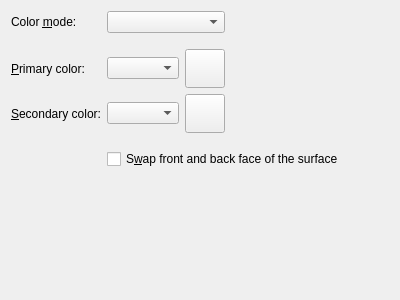
<?xml version="1.0" encoding="UTF-8"?>
<ui version="4.0">
 <class>GeneralPage</class>
 <widget class="QWidget" name="GeneralPage">
  <property name="geometry">
   <rect>
    <x>0</x>
    <y>0</y>
    <width>400</width>
    <height>300</height>
   </rect>
  </property>
  <property name="windowTitle">
   <string>General</string>
  </property>
  <layout class="QGridLayout" name="gridLayout">
   <item row="0" column="0">
    <widget class="QLabel" name="modeLabel">
     <property name="text">
      <string>Color &amp;mode:</string>
     </property>
     <property name="buddy">
      <cstring>modeComboBox</cstring>
     </property>
    </widget>
   </item>
   <item row="0" column="1" colspan="2">
    <widget class="QComboBox" name="modeComboBox"/>
   </item>
   <item row="0" column="3">
    <spacer name="horizontalSpacer">
     <property name="orientation">
      <enum>Qt::Horizontal</enum>
     </property>
     <property name="sizeHint" stdset="0">
      <size>
       <width>172</width>
       <height>20</height>
      </size>
     </property>
    </spacer>
   </item>
   <item row="1" column="0">
    <spacer name="verticalSpacer">
     <property name="orientation">
      <enum>Qt::Vertical</enum>
     </property>
     <property name="sizeType">
      <enum>QSizePolicy::Fixed</enum>
     </property>
     <property name="sizeHint" stdset="0">
      <size>
       <width>20</width>
       <height>10</height>
      </size>
     </property>
    </spacer>
   </item>
   <item row="2" column="0">
    <widget class="QLabel" name="primaryLabel">
     <property name="text">
      <string>&amp;Primary color:</string>
     </property>
     <property name="buddy">
      <cstring>primaryComboBox</cstring>
     </property>
    </widget>
   </item>
   <item row="2" column="1">
    <widget class="QComboBox" name="primaryComboBox"/>
   </item>
   <item row="2" column="2">
    <widget class="ColorButton" name="primaryButton">
     <property name="iconSize">
      <size>
       <width>32</width>
       <height>32</height>
      </size>
     </property>
    </widget>
   </item>
   <item row="3" column="0">
    <widget class="QLabel" name="secondaryLabel">
     <property name="text">
      <string>&amp;Secondary color:</string>
     </property>
     <property name="buddy">
      <cstring>secondaryComboBox</cstring>
     </property>
    </widget>
   </item>
   <item row="3" column="1">
    <widget class="QComboBox" name="secondaryComboBox"/>
   </item>
   <item row="3" column="2">
    <widget class="ColorButton" name="secondaryButton">
     <property name="iconSize">
      <size>
       <width>32</width>
       <height>32</height>
      </size>
     </property>
    </widget>
   </item>
   <item row="4" column="0">
    <spacer name="verticalSpacer2">
     <property name="orientation">
      <enum>Qt::Vertical</enum>
     </property>
     <property name="sizeType">
      <enum>QSizePolicy::Fixed</enum>
     </property>
     <property name="sizeHint" stdset="0">
      <size>
       <width>20</width>
       <height>10</height>
      </size>
     </property>
    </spacer>
   </item>
   <item row="5" column="1" colspan="3">
    <widget class="QCheckBox" name="swapCheckBox">
     <property name="text">
      <string>S&amp;wap front and back face of the surface</string>
     </property>
    </widget>
   </item>
   <item row="6" column="0">
    <spacer name="verticalSpacer3">
     <property name="orientation">
      <enum>Qt::Vertical</enum>
     </property>
     <property name="sizeHint" stdset="0">
      <size>
       <width>20</width>
       <height>101</height>
      </size>
     </property>
    </spacer>
   </item>
  </layout>
 </widget>
 <customwidgets>
  <customwidget>
   <class>ColorButton</class>
   <extends>QToolButton</extends>
   <header>widgets/colorbutton.h</header>
  </customwidget>
 </customwidgets>
 <tabstops>
  <tabstop>modeComboBox</tabstop>
  <tabstop>primaryComboBox</tabstop>
  <tabstop>primaryButton</tabstop>
  <tabstop>secondaryComboBox</tabstop>
  <tabstop>secondaryButton</tabstop>
  <tabstop>swapCheckBox</tabstop>
 </tabstops>
 <resources/>
 <connections/>
</ui>
